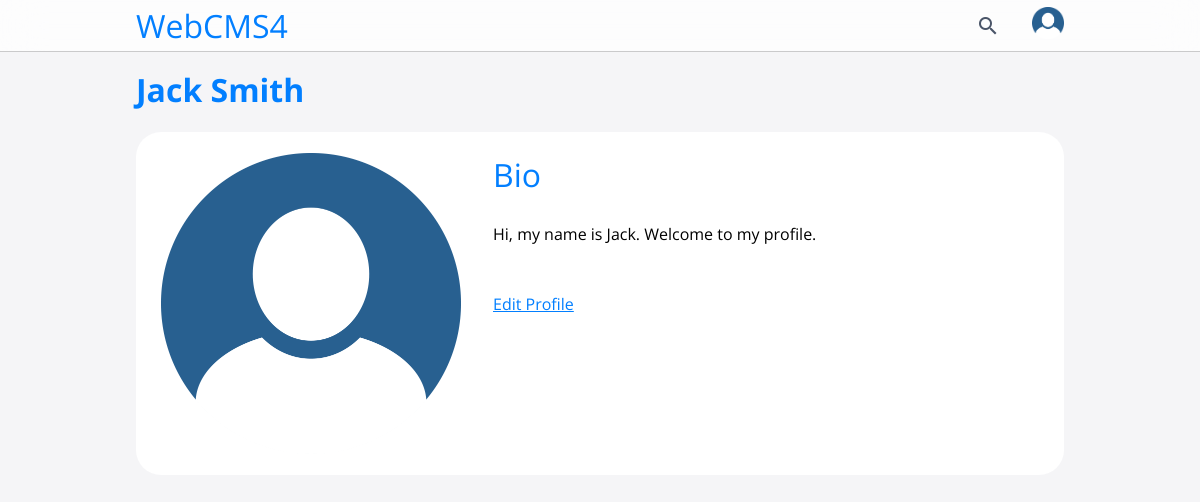
/profile/s5000001 (signed in), run on the app's committed database.
### tables this page shows
CREATE TABLE USERS(SID TEXT PRIMARY KEY,
NAME TEXT NOT NULL,
PASSWORD TEXT NOT NULL,
IMAGE TEXT,
BIO TEXT);

### routes.py (the view)
@app.route("/profile/<sid>")
def profile(sid):
	if session.get("sid") is None:
		return redirect("/login");
	user = User.get_user(session.get("sid"))
	prof = User.get_user(sid)
	if prof is None:
		abort(404)
	return render_template_string(render_template("profile.html", user=user,
			name=prof[1], image=prof[2], bio=prof[3], edit=user[0]==prof[0]))

### webcms4db.py (called while the page is built)
	def get_user(sid):
		con = sqlite3.connect("webcms4.sqlite")
		cur = con.cursor()
		cur.execute(f"SELECT SID, NAME, IMAGE, BIO FROM USERS WHERE SID = '{sid}'")
		row = cur.fetchone()
		con.close()
		return row

### templates/profile.html (shortened to what this page needs)
<!DOCTYPE html>
<html>
<head>
	<link rel="stylesheet" href="/static/css/main.css">
</head>
<body>
<header>
<nav>
	<a class="logo" href="/">WebCMS4</a>
	<a class="nav-search" href="/courses"><span class="material-icons">search</span></a>
	<a class="nav-profile" href="/profile/{{user[0]}}"><img src="/getimage?image={{user[2]}}"></a>
</nav>
</header>
<main>
	<h1>{{ name }}</h1>
	<article>
		<div class="profile-cont">
			<img src="/getimage?image={{ image }}">
			<div class="bio">
				<h1>Bio</h1>
				<div>{{ bio | safe}}</div>
				{% if edit %}
				<a href="/profile/{{user[0]}}/edit" class="edit-profile">Edit Profile</a>
				{% endif %}
			</div>
		</div>
	</article>
</main>
</body>
</html>

### static/css/main.css (style rules this page uses)
html { height: 100%; }
body { background-color: #f5f5f7; font-family: 'Open Sans', sans-serif; margin: 0; }
header { background-color: #fffb; backdrop-filter: saturate(180%) blur(20px); padding: 0.25em; border-bottom: 1px solid #0003; }
nav { display: flex; align-items: center; color: #4a5568; max-width: 60rem; margin: 0 auto; }
nav > a { margin: 0 1rem; display: block; text-decoration: none; color: inherit; }
.logo { color: #027fff; font-size: 2em; }
.nav-search { margin-left: auto; }
.nav-search > .material-icons { display: block; }
.nav-profile > img { max-width: 2rem; max-height: 2rem; object-fit: contain; }
main { padding: 1rem; max-width: 60rem; margin: 0 auto; box-sizing: border-box; }
h1 { color: #027fff; font-size: 2em; margin-top: 0; }
article { background: white; border-radius: 25px; padding: 21px 25px; margin-bottom: 2rem; }
.profile-cont { display: flex; }
.profile-cont > img { display: block; width: 300px; object-fit: contain; }
.bio { flex: 1; margin-left: 2rem; }
.bio > h1 { font-weight: 400; }
a { color: #027fff; }
a.edit-profile { display: inline-block; margin-top: 3rem;; }

### data on the page
USERS: IMAGE (placeholder picture), NAME "Jack Smith", BIO "Hi, my name is Jack. Welcome to my profile."
